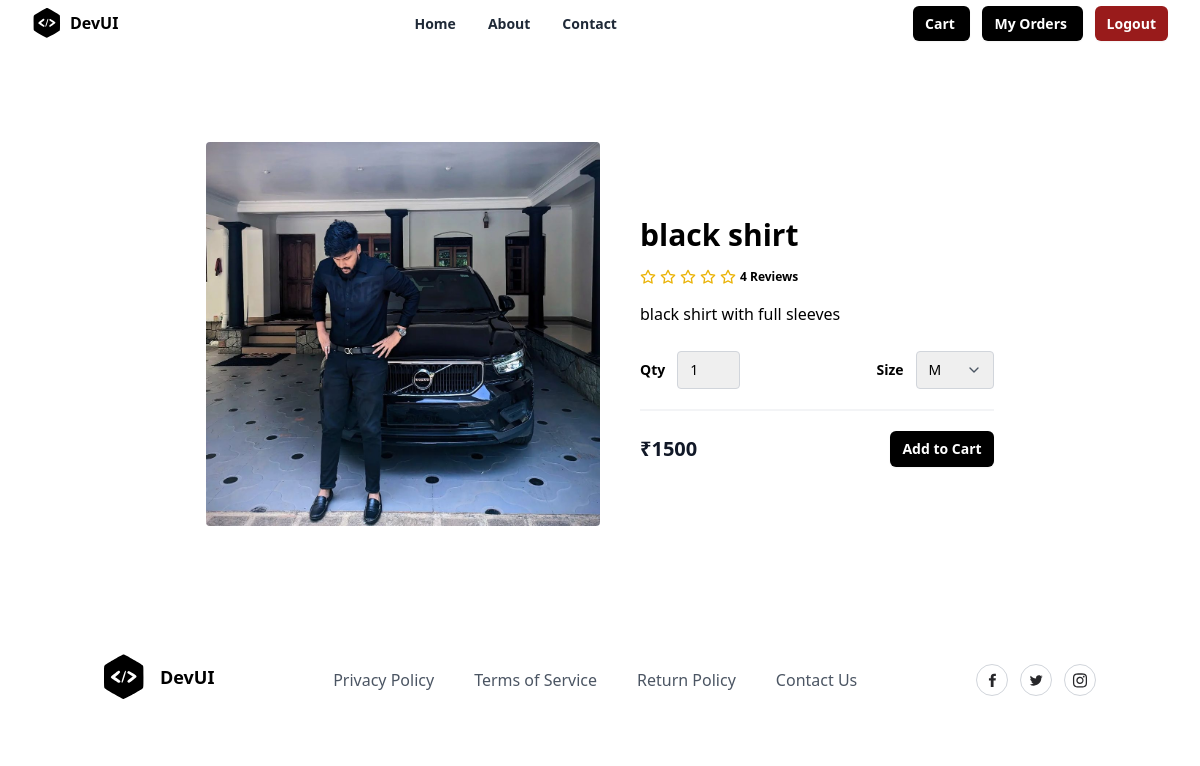
/product/1/, run on the app's committed database.
### store/models.py (models this page shows, shortened)
class Product(models.Model):
    title = models.CharField(max_length=200)
    description = models.TextField(null=True, blank=True)
    size_object = models.ManyToManyField(Size)
    category_object = models.ForeignKey(Category, on_delete=models.CASCADE)
    brand_object = models.ForeignKey(Brand, on_delete=models.CASCADE)
    image = models.ImageField(upload_to='product_images', null=True, blank=True, default='product_images/default.jpg')
    price = models.PositiveIntegerField()
    tag_object=models.ManyToManyField(Tag)
    created_date = models.DateTimeField(auto_now_add=True)
    updated_date = models.DateTimeField(auto_now=True)
    is_active = models.BooleanField(default=True)

### store/views.py (the view)
# urls.py: path("product/<int:pk>/",views.ProductDetailView.as_view(),name="product-detail"),
class ProductDetailView(View):
    def get(self,request,*args,**kwargs):
        id=kwargs.get("pk")
        qs=Product.objects.get(id=id)
        return render(request,"product_detail.html",{"data":qs})

### store/templates/product_detail.html (shortened to what this page needs)
{%extends 'base.html'%}
{%block main_block%}
<section class="overflow-hidden">
    <form action="{%url 'add-to-cart' data.id%}" method="post">
    <div class="mx-auto max-w-5xl px-5 py-24">
      <div class="mx-auto flex flex-wrap items-center lg:w-4/5">
        <img
          alt="Nike Air Max 21A"
          class="h-64 w-full rounded object-fill lg:h-96 lg:w-1/2"
          src="{{data.image.url}}"
        />
        <div class="mt-6 w-full lg:mt-0 lg:w-1/2 lg:pl-10">
          <h1 class="my-4 text-3xl font-semibold text-black"> {{data.title}}</h1>
          <div class="my-4 flex items-center">
            <span class="flex items-center space-x-1">
              <span class="ml-3 inline-block text-xs font-semibold">
                4 Reviews
              </span>
            </span>
          </div>
          <p class="leading-relaxed">
           {{data.description}}
          </p>
          <div class="mb-5 mt-6 flex items-center border-b-2 border-gray-100 pb-5">
            <div class="flex items-center">
              <span class="mr-3 text-sm font-semibold">Qty</span>
              <select name="qty" class="appearance-none rounded border border-gray-300 py-2 pl-3 pr-10 text-sm focus:border-black focus:outline-none focus:ring-2 focus:ring-black">
                <option value="1">1</option>
              </select>
            </div>
            <div class="ml-auto flex items-center">
              <span class="mr-3 text-sm font-semibold">Size</span>
              <div class="relative">
                <select name="size" class="appearance-none rounded border border-gray-300 py-2 pl-3 pr-10 text-sm focus:border-black focus:outline-none focus:ring-2 focus:ring-black">
                    {%for sob in data.size_object.all%}
                        <option value="{{sob.name}}">{{sob.name}}</option>
                    {%endfor%}
                </select>
                <span class="pointer-events-none absolute right-0 top-0 flex h-full w-10 items-center justify-center text-center text-gray-600">
                </span>
              </div>
            </div>
          </div>
          <div class="flex items-center justify-between">
            <span class="title-font text-xl font-bold text-gray-900">
              ₹{{data.price}}
            </span>
            <button
              type="submit"
              class="rounded-md bg-black px-3 py-2 text-sm font-semibold text-white shadow-sm hover:bg-black/80 focus-visible:outline focus-visible:outline-2 focus-visible:outline-offset-2 focus-visible:outline-black"
            >
              Add to Cart
            </button>
          </div>
        </div>
      </div>
    </div>
    </form>
  </section>
{%endblock%}

### data on the page
Product: image (picture), title "black shirt", description "black shirt with full sleeves", price "1500"

### other printed values
form field size "M"
